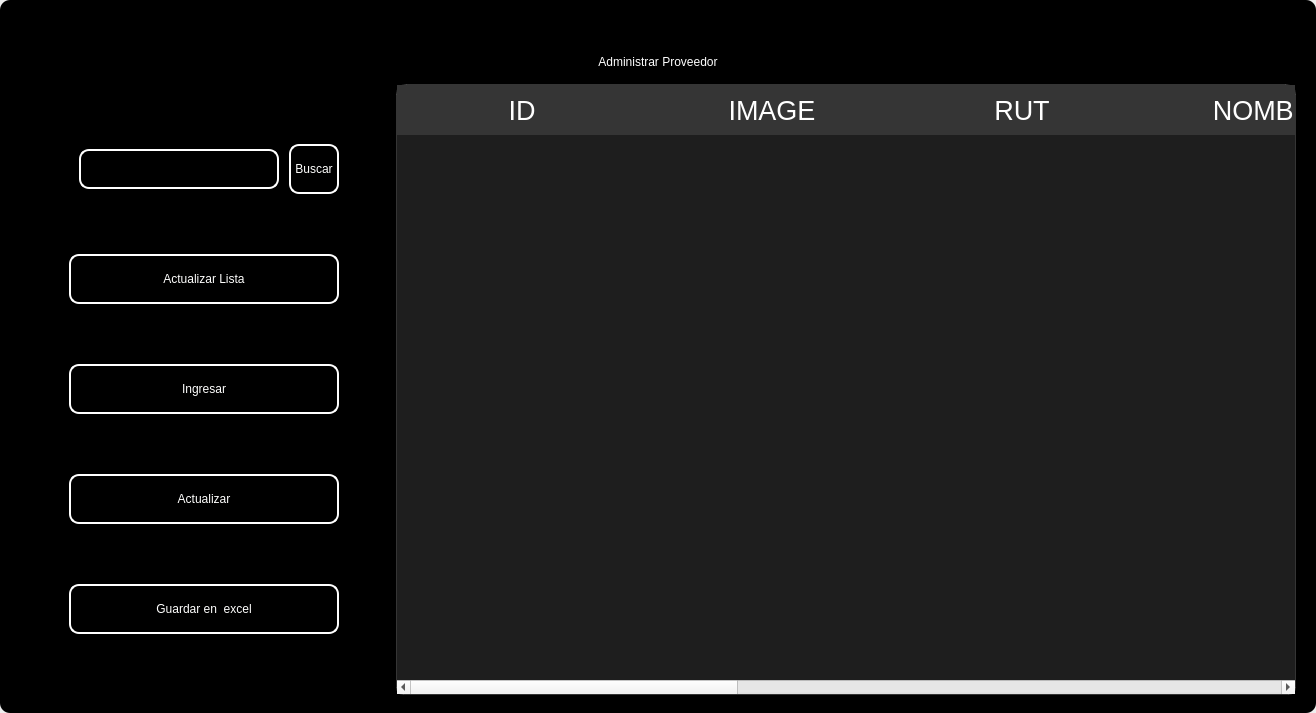
<?xml version="1.0" encoding="UTF-8"?>
<ui version="4.0">
 <class>MainWindow</class>
 <widget class="QMainWindow" name="MainWindow">
  <property name="geometry">
   <rect>
    <x>0</x>
    <y>0</y>
    <width>1316</width>
    <height>713</height>
   </rect>
  </property>
  <property name="windowTitle">
   <string>MainWindow</string>
  </property>
  <property name="styleSheet">
   <string notr="true"/>
  </property>
  <widget class="QWidget" name="centralwidget">
   <property name="styleSheet">
    <string notr="true"/>
   </property>
   <layout class="QVBoxLayout" name="verticalLayout">
    <property name="spacing">
     <number>0</number>
    </property>
    <property name="leftMargin">
     <number>0</number>
    </property>
    <property name="topMargin">
     <number>0</number>
    </property>
    <property name="rightMargin">
     <number>0</number>
    </property>
    <property name="bottomMargin">
     <number>0</number>
    </property>
    <item>
     <widget class="QFrame" name="frame">
      <property name="enabled">
       <bool>true</bool>
      </property>
      <property name="styleSheet">
       <string notr="true">
QFrame {
border-radius:10px;
	background-color: rgb(0, 0, 0);
 }
</string>
      </property>
      <property name="frameShape">
       <enum>QFrame::StyledPanel</enum>
      </property>
      <property name="frameShadow">
       <enum>QFrame::Raised</enum>
      </property>
      <layout class="QVBoxLayout" name="verticalLayout_2">
       <item>
        <widget class="QFrame" name="frame_superior">
         <property name="minimumSize">
          <size>
           <width>0</width>
           <height>40</height>
          </size>
         </property>
         <property name="maximumSize">
          <size>
           <width>16777215</width>
           <height>40</height>
          </size>
         </property>
         <property name="styleSheet">
          <string notr="true">QPushButton{
border-radius:18px;
}

QPushButton:hover{
	background-color: rgb(0, 0, 0);
}
</string>
         </property>
         <property name="frameShape">
          <enum>QFrame::StyledPanel</enum>
         </property>
         <property name="frameShadow">
          <enum>QFrame::Raised</enum>
         </property>
         <layout class="QHBoxLayout" name="horizontalLayout_3">
          <property name="spacing">
           <number>4</number>
          </property>
          <property name="leftMargin">
           <number>0</number>
          </property>
          <property name="topMargin">
           <number>0</number>
          </property>
          <property name="rightMargin">
           <number>0</number>
          </property>
          <property name="bottomMargin">
           <number>0</number>
          </property>
          <item>
           <widget class="QPushButton" name="btn_icon">
            <property name="text">
             <string/>
            </property>
            <property name="iconSize">
             <size>
              <width>40</width>
              <height>40</height>
             </size>
            </property>
           </widget>
          </item>
          <item>
           <spacer name="horizontalSpacer_2">
            <property name="orientation">
             <enum>Qt::Horizontal</enum>
            </property>
            <property name="sizeHint" stdset="0">
             <size>
              <width>443</width>
              <height>20</height>
             </size>
            </property>
           </spacer>
          </item>
          <item>
           <widget class="QPushButton" name="btn_exit">
            <property name="minimumSize">
             <size>
              <width>38</width>
              <height>38</height>
             </size>
            </property>
            <property name="maximumSize">
             <size>
              <width>38</width>
              <height>38</height>
             </size>
            </property>
            <property name="cursor">
             <cursorShape>PointingHandCursor</cursorShape>
            </property>
            <property name="text">
             <string/>
            </property>
            <property name="iconSize">
             <size>
              <width>35</width>
              <height>35</height>
             </size>
            </property>
           </widget>
          </item>
          <item>
           <widget class="QPushButton" name="bt_minimizar">
            <property name="minimumSize">
             <size>
              <width>38</width>
              <height>38</height>
             </size>
            </property>
            <property name="maximumSize">
             <size>
              <width>38</width>
              <height>38</height>
             </size>
            </property>
            <property name="cursor">
             <cursorShape>PointingHandCursor</cursorShape>
            </property>
            <property name="text">
             <string/>
            </property>
            <property name="icon">
             <iconset>
              <normaloff>image/minus.svg</normaloff>image/minus.svg</iconset>
            </property>
            <property name="iconSize">
             <size>
              <width>38</width>
              <height>38</height>
             </size>
            </property>
           </widget>
          </item>
          <item>
           <widget class="QPushButton" name="bt_maximizar">
            <property name="minimumSize">
             <size>
              <width>38</width>
              <height>38</height>
             </size>
            </property>
            <property name="maximumSize">
             <size>
              <width>38</width>
              <height>38</height>
             </size>
            </property>
            <property name="cursor">
             <cursorShape>PointingHandCursor</cursorShape>
            </property>
            <property name="text">
             <string/>
            </property>
            <property name="icon">
             <iconset>
              <normaloff>image/chevron-up.svg</normaloff>image/chevron-up.svg</iconset>
            </property>
            <property name="iconSize">
             <size>
              <width>38</width>
              <height>38</height>
             </size>
            </property>
           </widget>
          </item>
          <item>
           <widget class="QPushButton" name="bt_restaurar">
            <property name="minimumSize">
             <size>
              <width>38</width>
              <height>38</height>
             </size>
            </property>
            <property name="maximumSize">
             <size>
              <width>38</width>
              <height>38</height>
             </size>
            </property>
            <property name="cursor">
             <cursorShape>PointingHandCursor</cursorShape>
            </property>
            <property name="text">
             <string/>
            </property>
            <property name="icon">
             <iconset>
              <normaloff>image/chevron-down.svg</normaloff>image/chevron-down.svg</iconset>
            </property>
            <property name="iconSize">
             <size>
              <width>38</width>
              <height>38</height>
             </size>
            </property>
           </widget>
          </item>
          <item>
           <widget class="QPushButton" name="bt_cerrar">
            <property name="minimumSize">
             <size>
              <width>38</width>
              <height>38</height>
             </size>
            </property>
            <property name="maximumSize">
             <size>
              <width>38</width>
              <height>38</height>
             </size>
            </property>
            <property name="cursor">
             <cursorShape>PointingHandCursor</cursorShape>
            </property>
            <property name="text">
             <string/>
            </property>
            <property name="icon">
             <iconset>
              <normaloff>image/x.svg</normaloff>image/x.svg</iconset>
            </property>
            <property name="iconSize">
             <size>
              <width>38</width>
              <height>38</height>
             </size>
            </property>
           </widget>
          </item>
         </layout>
        </widget>
       </item>
       <item>
        <widget class="QLabel" name="label">
         <property name="styleSheet">
          <string notr="true">font: 30pt &quot;MS Shell Dlg 2&quot;;
color: rgb(255, 255, 255);</string>
         </property>
         <property name="text">
          <string>Administrar Proveedor</string>
         </property>
         <property name="alignment">
          <set>Qt::AlignCenter</set>
         </property>
        </widget>
       </item>
       <item>
        <widget class="QFrame" name="frame_3">
         <property name="minimumSize">
          <size>
           <width>0</width>
           <height>0</height>
          </size>
         </property>
         <property name="frameShape">
          <enum>QFrame::StyledPanel</enum>
         </property>
         <property name="frameShadow">
          <enum>QFrame::Raised</enum>
         </property>
         <layout class="QHBoxLayout" name="horizontalLayout_4">
          <property name="leftMargin">
           <number>9</number>
          </property>
          <property name="topMargin">
           <number>9</number>
          </property>
          <property name="rightMargin">
           <number>9</number>
          </property>
          <item>
           <layout class="QVBoxLayout" name="verticalLayout_4">
            <property name="spacing">
             <number>50</number>
            </property>
            <property name="sizeConstraint">
             <enum>QLayout::SetDefaultConstraint</enum>
            </property>
            <property name="leftMargin">
             <number>50</number>
            </property>
            <property name="topMargin">
             <number>50</number>
            </property>
            <property name="rightMargin">
             <number>50</number>
            </property>
            <property name="bottomMargin">
             <number>50</number>
            </property>
            <item>
             <layout class="QHBoxLayout" name="horizontalLayout">
              <property name="spacing">
               <number>10</number>
              </property>
              <property name="leftMargin">
               <number>10</number>
              </property>
              <property name="topMargin">
               <number>0</number>
              </property>
              <property name="bottomMargin">
               <number>0</number>
              </property>
              <item>
               <widget class="QLineEdit" name="searchtxt">
                <property name="minimumSize">
                 <size>
                  <width>200</width>
                  <height>25</height>
                 </size>
                </property>
                <property name="maximumSize">
                 <size>
                  <width>150</width>
                  <height>40</height>
                 </size>
                </property>
                <property name="styleSheet">
                 <string notr="true">QLabel {
	color: rgb(255, 255, 254);
	font: 12pt &quot;Arial&quot;;
	background-color: rgba(0, 0, 0,0);
}

QTextEdit{
background-color: rgba(0, 0, 0,0);
border-radius:10px; 
font: 12pt &quot;Arial&quot;;
color: rgb(255, 255, 254);
border: 2px solid  rgb(255, 255, 255);

}

QTextEdit:hover{
background-color: rgba(0, 0, 0,0);
border-radius:10px; 
font: 12pt &quot;Arial&quot;;
border: 2px solid  rgb(120, 0, 171);
}

QTextEdit:focus{
background-color: rgb(0, 0, 0);
border-radius:10px; 
font: 12pt &quot;Arial&quot;;
border: 2px solid rgb(120, 0, 171);
}

QLineEdit{
background-color: rgba(0, 0, 0,0);
border-radius:10px; 
font: 12pt &quot;Arial&quot;;
color: rgb(255, 255, 254);
border: 2px solid  rgb(255, 255, 255);

}

QLineEdit:hover{
background-color: rgba(0, 0, 0,0);
border-radius:10px; 
font: 12pt &quot;Arial&quot;;
border: 2px solid  rgb(120, 0, 171);
}

QLineEdit:focus{
background-color: rgb(0, 0, 0);
border-radius:10px; 
font: 12pt &quot;Arial&quot;;
border: 2px solid rgb(120, 0, 171);
}

QCheckBox{
	font: 12pt &quot;Arial&quot;;
	color: rgb(255, 255, 255);
}

QCheckBox::indicator {
    width: 18px;
    height:18px;
}

QCheckBox::indicator:unchecked {
   background-image: url(image/square.svg);
}

QCheckBox::indicator:checked {
   background-image: url(image/check-square.svg);
}

QPushButton{
border-radius:10px; 
font: 12pt &quot;Arial&quot;;
color: rgb(255, 255, 254);
border: 2px solid #ffffff;
}

QPushButton:hover{
border-radius:10px; 
font: 12pt &quot;Arial&quot;;
color: rgb(255, 255, 255);
border: 2px solid rgb(120, 0, 171);
	background-color: rgb(120, 0, 171);
}
</string>
                </property>
               </widget>
              </item>
              <item>
               <widget class="QPushButton" name="btn_search">
                <property name="sizePolicy">
                 <sizepolicy hsizetype="Minimum" vsizetype="Fixed">
                  <horstretch>0</horstretch>
                  <verstretch>0</verstretch>
                 </sizepolicy>
                </property>
                <property name="minimumSize">
                 <size>
                  <width>0</width>
                  <height>15</height>
                 </size>
                </property>
                <property name="maximumSize">
                 <size>
                  <width>100</width>
                  <height>50</height>
                 </size>
                </property>
                <property name="cursor">
                 <cursorShape>PointingHandCursor</cursorShape>
                </property>
                <property name="styleSheet">
                 <string notr="true">QPushButton{
border-radius:10px; 
font: 12pt &quot;Arial&quot;;
color: rgb(255, 255, 254);
border: 2px solid #ffffff;
}

QPushButton:hover{
border-radius:10px; 
font: 12pt &quot;Arial&quot;;
color: rgb(255, 255, 255);
border: 2px solid rgb(120, 0, 171);
	background-color: rgb(120, 0, 171);
}</string>
                </property>
                <property name="text">
                 <string>Buscar</string>
                </property>
               </widget>
              </item>
             </layout>
            </item>
            <item>
             <widget class="QPushButton" name="btn_get">
              <property name="minimumSize">
               <size>
                <width>50</width>
                <height>40</height>
               </size>
              </property>
              <property name="maximumSize">
               <size>
                <width>300</width>
                <height>50</height>
               </size>
              </property>
              <property name="cursor">
               <cursorShape>PointingHandCursor</cursorShape>
              </property>
              <property name="styleSheet">
               <string notr="true">QPushButton{
border-radius:10px; 
font: 12pt &quot;Arial&quot;;
color: rgb(255, 255, 254);
border: 2px solid #ffffff;
}

QPushButton:hover{
border-radius:10px; 
font: 12pt &quot;Arial&quot;;
color: rgb(255, 255, 255);
border: 2px solid rgb(120, 0, 171);
	background-color: rgb(120, 0, 171);
}</string>
              </property>
              <property name="text">
               <string>Actualizar Lista</string>
              </property>
              <property name="iconSize">
               <size>
                <width>35</width>
                <height>35</height>
               </size>
              </property>
             </widget>
            </item>
            <item>
             <widget class="QPushButton" name="btn_add">
              <property name="minimumSize">
               <size>
                <width>0</width>
                <height>40</height>
               </size>
              </property>
              <property name="maximumSize">
               <size>
                <width>300</width>
                <height>50</height>
               </size>
              </property>
              <property name="cursor">
               <cursorShape>PointingHandCursor</cursorShape>
              </property>
              <property name="styleSheet">
               <string notr="true">QPushButton{
border-radius:10px; 
font: 12pt &quot;Arial&quot;;
color: rgb(255, 255, 254);
border: 2px solid #ffffff;
}

QPushButton:hover{
border-radius:10px; 
font: 12pt &quot;Arial&quot;;
color: rgb(255, 255, 255);
border: 2px solid rgb(120, 0, 171);
	background-color: rgb(120, 0, 171);
}</string>
              </property>
              <property name="text">
               <string>Ingresar</string>
              </property>
              <property name="iconSize">
               <size>
                <width>35</width>
                <height>35</height>
               </size>
              </property>
             </widget>
            </item>
            <item>
             <widget class="QPushButton" name="btn_update">
              <property name="minimumSize">
               <size>
                <width>0</width>
                <height>40</height>
               </size>
              </property>
              <property name="maximumSize">
               <size>
                <width>300</width>
                <height>50</height>
               </size>
              </property>
              <property name="cursor">
               <cursorShape>PointingHandCursor</cursorShape>
              </property>
              <property name="styleSheet">
               <string notr="true">QPushButton{
border-radius:10px; 
font: 12pt &quot;Arial&quot;;
color: rgb(255, 255, 254);
border: 2px solid #ffffff;
}

QPushButton:hover{
border-radius:10px; 
font: 12pt &quot;Arial&quot;;
color: rgb(255, 255, 255);
border: 2px solid rgb(120, 0, 171);
	background-color: rgb(120, 0, 171);
}</string>
              </property>
              <property name="text">
               <string>Actualizar</string>
              </property>
              <property name="iconSize">
               <size>
                <width>35</width>
                <height>35</height>
               </size>
              </property>
             </widget>
            </item>
            <item>
             <widget class="QPushButton" name="btn_excel">
              <property name="minimumSize">
               <size>
                <width>10</width>
                <height>40</height>
               </size>
              </property>
              <property name="maximumSize">
               <size>
                <width>300</width>
                <height>50</height>
               </size>
              </property>
              <property name="cursor">
               <cursorShape>PointingHandCursor</cursorShape>
              </property>
              <property name="styleSheet">
               <string notr="true">QPushButton{
border-radius:10px; 
font: 12pt &quot;Arial&quot;;
color: rgb(255, 255, 254);
border: 2px solid #ffffff;
}

QPushButton:hover{
border-radius:10px; 
font: 12pt &quot;Arial&quot;;
color: rgb(255, 255, 255);
border: 2px solid rgb(120, 0, 171);
	background-color: rgb(120, 0, 171);
}</string>
              </property>
              <property name="text">
               <string>Guardar en  excel</string>
              </property>
              <property name="iconSize">
               <size>
                <width>35</width>
                <height>35</height>
               </size>
              </property>
             </widget>
            </item>
           </layout>
          </item>
          <item>
           <widget class="QTableWidget" name="table_provider">
            <property name="minimumSize">
             <size>
              <width>900</width>
              <height>0</height>
             </size>
            </property>
            <property name="maximumSize">
             <size>
              <width>700</width>
              <height>16777215</height>
             </size>
            </property>
            <property name="styleSheet">
             <string notr="true">QTableView {
	background-color: rgba(255, 255, 255, 30); 	
	border: 1px solid rgba(255,255,255,40);
	border-bottom-right-radius: 7px; 
	border-bottom-left-radius: 7px; 
	color: white;
	font: 15pt &quot;MS Shell Dlg 2&quot;;
}

QHeaderView::section {
background-color: rgb(53, 53, 53);
color: white;
border: none;
height: 50px;
font-size: 20pt;
}

QTableView::item {
    border-style: none;
    border-bottom: 1px solid rgba(255,255,255,50);
    padding-left: auto;
    padding-right: auto;
}

QTableView::item:selected{
	border: none;
	color: rgb(255, 255, 255);
    background-color: rgba(255, 255, 255, 50);
}
</string>
            </property>
            <property name="lineWidth">
             <number>1</number>
            </property>
            <property name="editTriggers">
             <set>QAbstractItemView::NoEditTriggers</set>
            </property>
            <attribute name="horizontalHeaderDefaultSectionSize">
             <number>250</number>
            </attribute>
            <column>
             <property name="text">
              <string>ID</string>
             </property>
            </column>
            <column>
             <property name="text">
              <string>IMAGE</string>
             </property>
            </column>
            <column>
             <property name="text">
              <string>RUT</string>
             </property>
            </column>
            <column>
             <property name="text">
              <string>NOMBRE</string>
             </property>
            </column>
            <column>
             <property name="text">
              <string>CORREO</string>
             </property>
            </column>
            <column>
             <property name="text">
              <string>TEL. CONTACTO</string>
             </property>
            </column>
            <column>
             <property name="text">
              <string>DIRECCION</string>
             </property>
            </column>
            <column>
             <property name="text">
              <string>TIPO DE PROVEEDOR</string>
             </property>
            </column>
           </widget>
          </item>
         </layout>
        </widget>
       </item>
      </layout>
     </widget>
    </item>
   </layout>
  </widget>
 </widget>
 <resources/>
 <connections/>
</ui>
